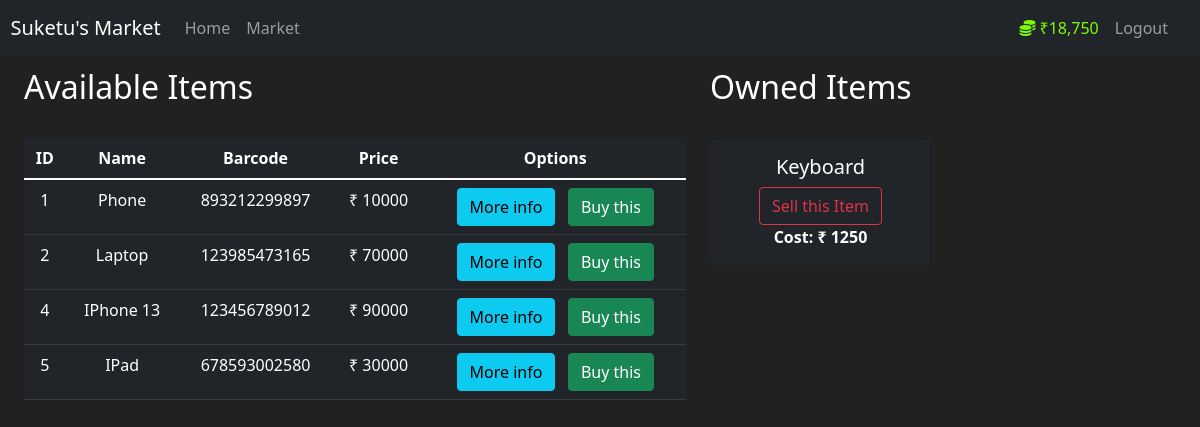
Page /market (signed in) on the committed database.
### market/models.py (models this page shows, shortened)
class User(db.Model, UserMixin):
    id = db.Column(db.Integer(), primary_key = True)
    username = db.Column(db.String(length = 30), nullable = False, unique = True)
    email_address = db.Column(db.String(length = 50), nullable = False, unique = True)
    password_hash = db.Column(db.String(length=40), nullable = False)
    budget = db.Column(db.Integer(), nullable = False, default = 100000)
    items = db.relationship("Item", backref = "owned_user", lazy = True)
    @property
    def password(self):
        return self.password

class Item(db.Model):
    id = db.Column(db.Integer(), primary_key = True)
    name = db.Column(db.String(length = 30), nullable = False, unique = True)
    barcode = db.Column(db.String(length = 12))
    price = db.Column(db.Integer(), nullable = False)
    description = db.Column(db.String(length=100), nullable = False, unique = True)
    owner = db.Column(db.Integer(), db.ForeignKey("user.id"))

### market/routes.py (the view, shortened to what this page needs)
@app.route("/market", methods=["POST", "GET"])
@login_required
def market_page():
    purchase_form = PurchaseItemForm()
    selling_form = SellItemForm()
    if request.method == "GET":
        items = Item.query.filter_by(owner = None)
        owned_items = Item.query.filter_by(owner = current_user.id)
        return render_template(
            "market.html", items = items, purchase_form=purchase_form,
            owned_items=owned_items, selling_form = selling_form)

### market/models.py (called while the page is built)
@login_manager.user_loader
def load_user(user_id):
    return User.query.get(int(user_id))

### market/templates/market.html (shortened to what this page needs)
{% extends 'base.html' %}
{% block content %}
<div class="row" style="margin: 1%">
    <div class="col-7">
        <h2>Available Items</h2>
        <br>
        <table class="table table-hover table-dark">
            <thead style="text-align: center;">
                <tr>
                    <th scope="col">ID</th>
                    <th scope="col">Name</th>
                    <th scope="col">Barcode</th>
                    <th scope="col">Price</th>
                    <th scope="col">Options</th>
                </tr>
            </thead>
            <tbody style="text-align: center;">
                {% for item in items %}
                    <tr>
                        <td>{{ item.id }}</td>
                        <td>{{ item.name }}</td>
                        <td>{{ item.barcode }}</td>
                        <td> ₹ {{ item.price }}</td>
                        <td>
                            <button class="btn btn-outline btn-info" data-toggle="modal" data-target="#Modal-MoreInfo-{{ item.id }}">More info</button>
                            <button class="btn btn-outline btn-success" data-toggle="modal" data-target="#Modal-PurchaseConfirm-{{ item.id }}"> Buy this</button>
                        </td>
                    </tr>
                {% endfor %}
            </tbody>
        </table>
    </div>
    <div class="col-5">
        <h2>Owned Items</h2>
        <br>
        <div class="row">
            {% for owned_item in owned_items %}
            <div class = "col-md-6">
                <div class="card text-center bg-dark">
                    <div class="card-body">
                        <h5 class="card-title">{{ owned_item.name }}</h5>
                        <button type="button" class="btn btn-outline-danger"
                                data-toggle="modal" data-target="#Modal-SellingConfirm-{{ owned_item.id }}">
                            Sell this Item
                        </button>
                        <p class="card-text"><strong>Cost: ₹ {{ owned_item.price }}</strong></p>
                    </div>
                </div>
            </div>
        </div>
            {% endfor %}
    </div>
</div>
{% endblock %}

### market/templates/base.html (shortened to what this page needs)
<!doctype html>
<html lang="en">
    <head>
        <link href="https://cdn.jsdelivr.net/npm/bootstrap@5.1.3/dist/css/bootstrap.min.css" rel="stylesheet">
    </head>
    <body>
        <nav class="navbar navbar-expand-md navbar-dark bg-dark">
            <a class="navbar-brand" href="#"> &nbsp; Suketu's Market</a>
            <div class="collapse navbar-collapse" id="navbarNav">
                <ul class="navbar-nav">
                    <li class="nav-item active">
                        <a class="nav-link" href="{{ url_for('home_page') }}">Home</a>
                    </li>
                    <li class="nav-item">
                        <a class="nav-link" href="{{ url_for('market_page') }}">Market</a>
                    </li>
                </ul>
            </div>
            <div class="collapse navbar-collapse justify-content-end" id="navbarNav" style="margin-right: 2%;">
                {% if current_user.is_authenticated %}
                    <ul class="navbar-nav">
                        <li class="social pull-right">
                            <a class="nav-link" style="color: lawngreen;">
                                <i class="fas fa-coins"></i>
                                {{ "₹{:,}".format(current_user.budget) }}
                            </a>
                        </li>
                        <li class="nav-item">
                            <a class="nav-link" href="{{ url_for('logout_page') }}">Logout</a>
                        </li>
                    </ul>
                {% endif %}
            </div>
        </nav>
        {% block content %}
        {% endblock %}
    </body>
</html>

### market/templates/base.html (style rules this page uses)
body { background-color: #212121; color: white }

### rows in the picture
User: budget "₹18,750"
Item: id "1", name "Phone", barcode "893212299897", price "10000"
Item: id "2", name "Laptop", barcode "123985473165", price "70000"
Item: id "4", name "IPhone 13", barcode "123456789012", price "90000"
Item: id "5", name "IPad", barcode "678593002580", price "30000"
Item: name "Keyboard", price "1250"
